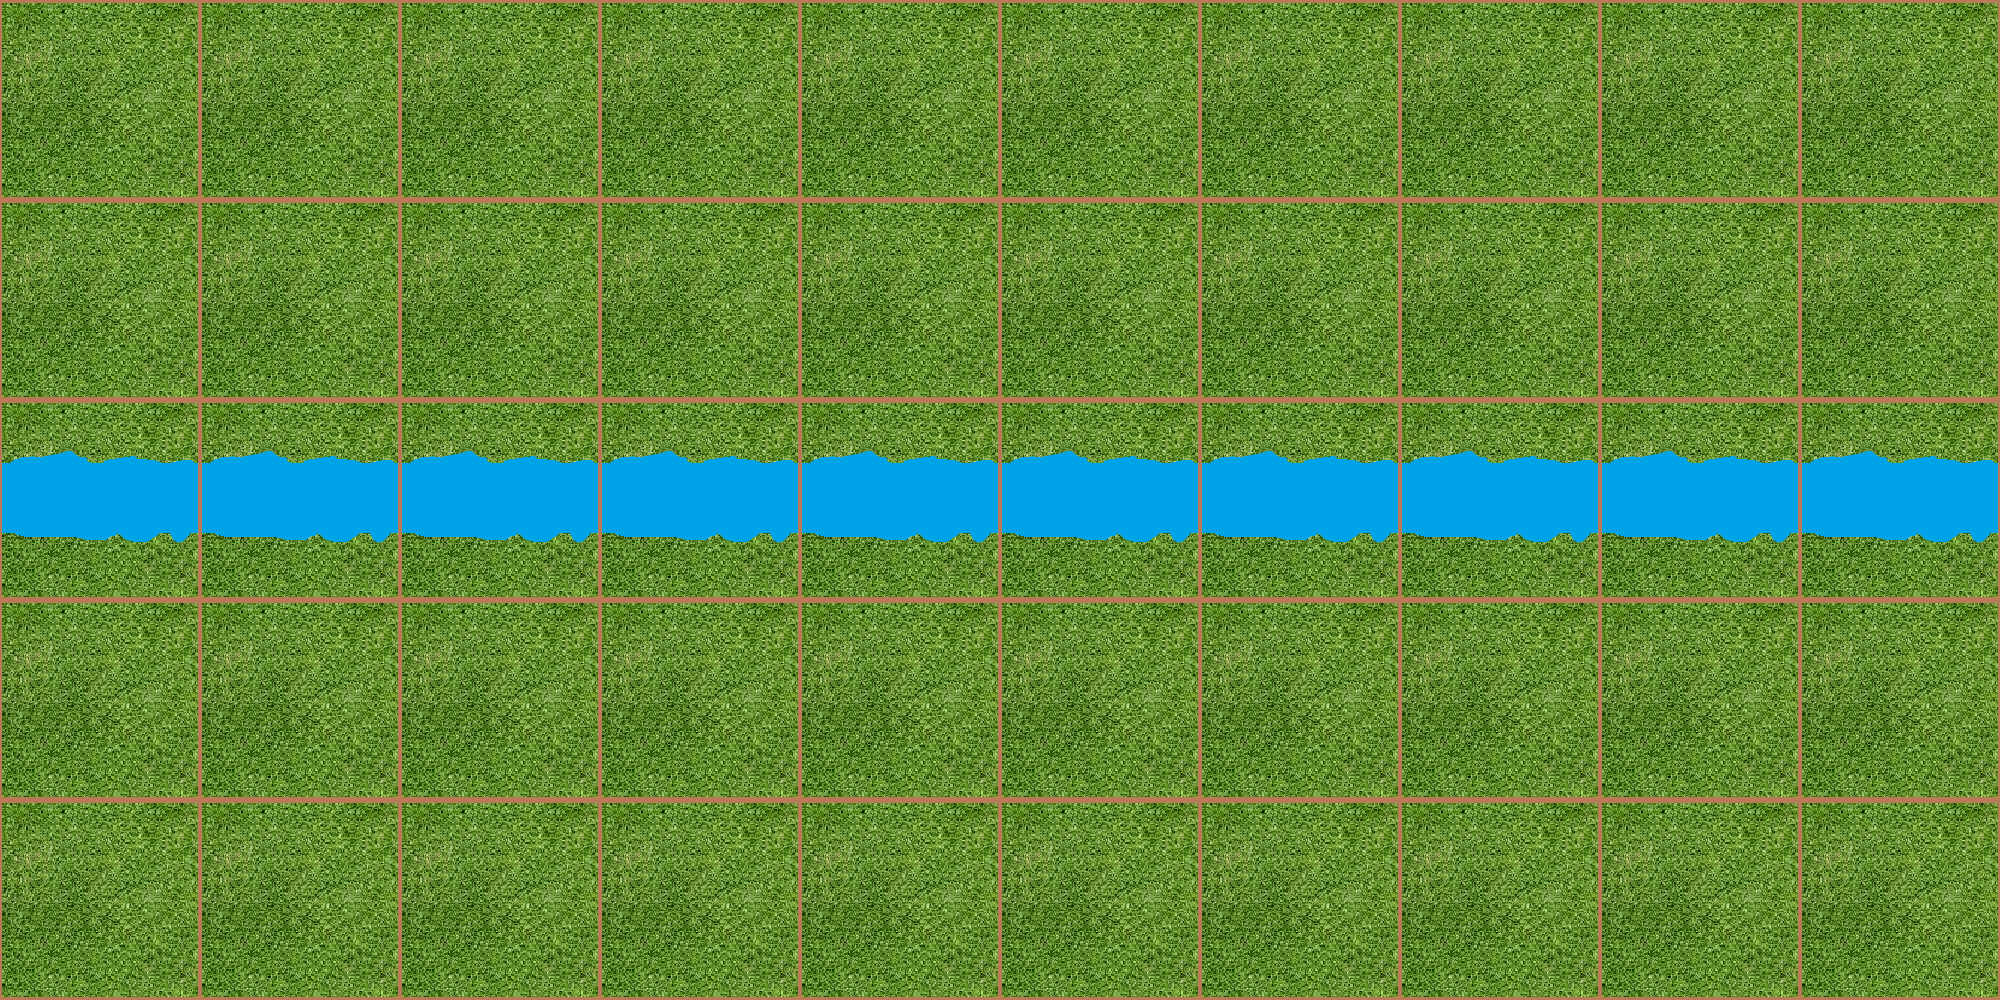

A 2D game scene composited from a Tiled map and its tileset images. What follows is a short description and the map's XML, with every tile layer's data as written:
An orthogonal 10x5 tile map with 200x200 px tiles, 1 tile layer (Tile Layer 1).

<map version="1.0" orientation="orthogonal" renderorder="right-down" width="10" height="5" tilewidth="200" tileheight="200" nextobjectid="1">
 <tileset firstgid="1" name="tileset" tilewidth="200" tileheight="200" tilecount="4" columns="2">
  <image source="tileset.png" width="400" height="400" />
  <tile id="0">
   <properties>
    <property name="move" type="int" value="20" />
   </properties>
  </tile>
  <tile id="1">
   <properties>
    <property name="move" type="int" value="0" />
   </properties>
  </tile>
  <tile id="2">
   <properties>
    <property name="move" type="int" value="20" />
   </properties>
  </tile>
  <tile id="3">
   <properties>
    <property name="move" type="int" value="20" />
   </properties>
  </tile>
 </tileset>
 <layer name="Tile Layer 1" width="10" height="5">
  <data encoding="csv">
1,1,1,1,1,1,1,1,1,1,
1,1,1,1,1,1,1,1,1,1,
2,2,2,2,2,2,2,2,2,2,
4,4,4,4,4,4,4,4,4,4,
3,3,3,3,3,3,3,3,3,3
</data>
 </layer>
</map>
